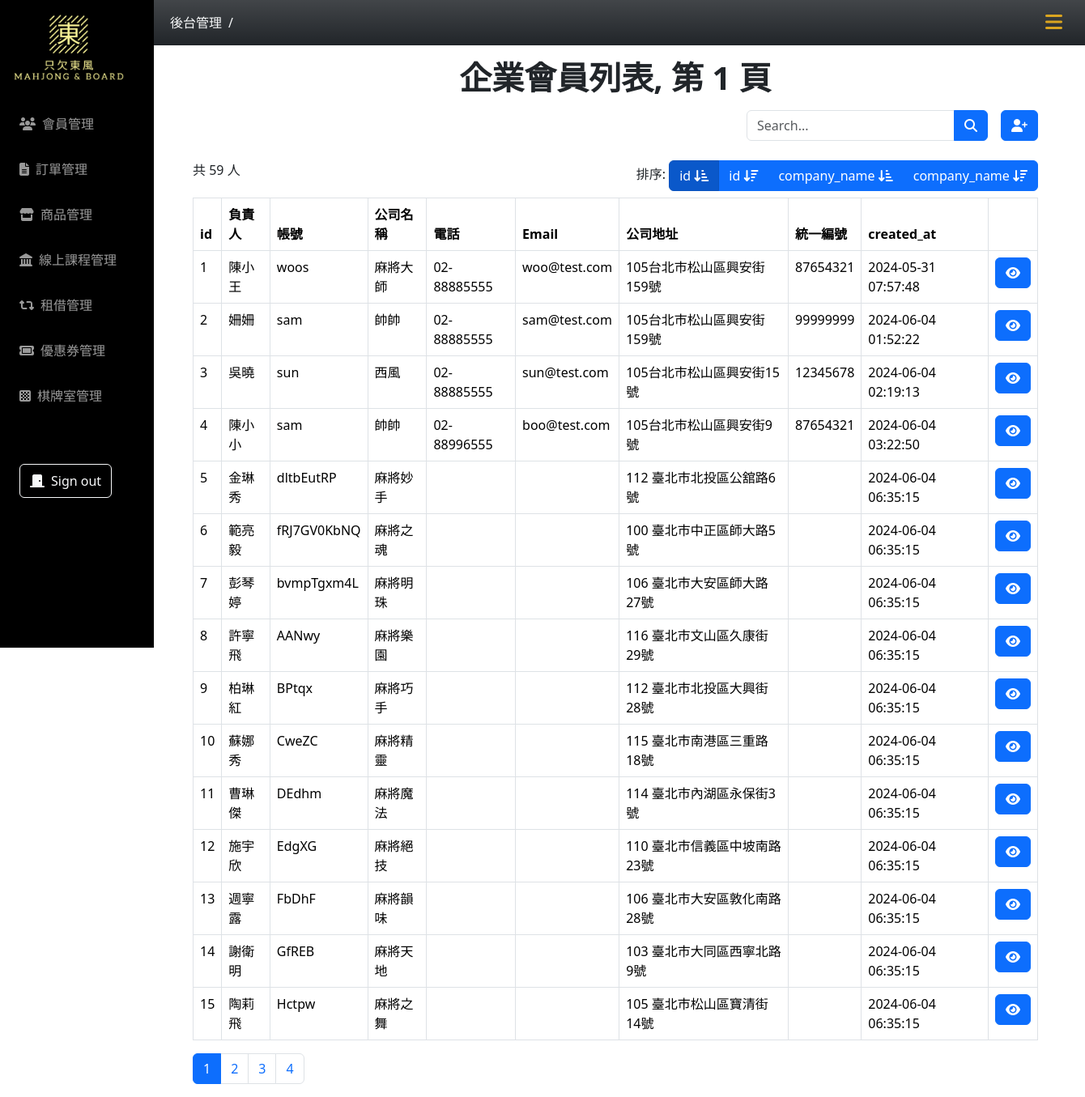
Page /owner-list/users.php?page=1&order=1 on the committed database.
### tables this page shows
CREATE TABLE `owner` (
  `id` int(11) NOT NULL,
  `member_type` text NOT NULL DEFAULT '企業會員',
  `account` varchar(50) NOT NULL,
  `password` varchar(255) NOT NULL DEFAULT '12345',
  `company_name` varchar(100) NOT NULL,
  `company_phone` varchar(20) NOT NULL,
  `fax_phone` varchar(20) DEFAULT NULL,
  `company_email` varchar(100) NOT NULL,
  `company_address` varchar(255) NOT NULL,
  `responsible_person` varchar(50) NOT NULL,
  `tax_ID_number` text NOT NULL,
  `created_at` timestamp NOT NULL DEFAULT current_timestamp(),
  `valid` text NOT NULL DEFAULT '1'
);

### owner-list/users.php (the view, shortened to what this page needs)
<?php
require_once("../db_connect_mahjong.php");
$sqlAll = "SELECT * FROM owner WHERE valid = 1";
$resultAll = $conn->query($sqlAll);
$allUserCount = $resultAll->num_rows;
if (isset($_GET["search"])) {
  $search = $_GET["search"];
  $sql = "SELECT * FROM owner WHERE (account LIKE '%$search%' OR company_name LIKE '%$search%' OR company_address LIKE '%$search%') AND valid = 1 ";
  $pageTitle = "$search 的搜尋結果";
} else if (isset($_GET["page"]) && isset($_GET["order"])) {
  $page = $_GET["page"];
  $perPage = 15;
  $firstItem = ($page - 1) * $perPage;
  $pageCount = ceil($allUserCount / $perPage);
  $order = $_GET["order"];
  switch ($order) {
    case 1:
      $orderClause = "ORDER BY id ASC";
      break;
  }
  $sql = "SELECT * FROM owner WHERE valid=1 $orderClause LIMIT $firstItem,$perPage";
  $pageTitle = "企業會員列表, 第 $page 頁";
} else {
  $sql = "SELECT id, company_name ,email, phone FROM owner WHERE valid = 1";
  $pageTitle = "使用者列表";
  header("location:users.php?page=1&order=1");
}
$result = $conn->query($sql);
$rows = $result->fetch_all(MYSQLI_ASSOC);
$userCount = $result->num_rows;
if (isset($_GET["page"])) {
  $userCount = $allUserCount;
}
?>
<!doctype html>
<html lang="en">
<head>
  <?php include("../css-mahjong.php") ?>
</head>
<body>
  <?php include("../nav.php") ?>
  <div class="container main-content px-5">
    <h1 class="text-center fw-semibold pt-3"><?= $pageTitle ?></h1>
    <div class="py-2 mb-3">
      <div class="d-flex justify-content-between">
        <div class="d-flex gap-3">
          <form action="">
            <div class="input-group  position-relative z-0">
              <input type="text" class="form-control" placeholder="Search..." name="search">
              <button class="btn btn-primary" type="submit">
                <i class="fa-solid fa-magnifying-glass"></i>
              </button>
            </div>
          </form>
          <a href="create-user.php" class="btn btn-primary">
            <i class="fa-solid fa-user-plus"></i>
          </a>
        </div>
      </div>
    </div>
    <div class="pb-2 d-flex justify-content-between">
      <div>
        <?= "共 $userCount 人" ?>
      </div>
      <?php if (isset($_GET["page"])) : ?>
        <div>
          排序: <div class="btn-group  position-relative z-0">
            <a href="?page=<?= $page ?>&order=1" class="btn btn-primary
            <?php if ($order == 1) echo "active" ?>">
              id <i class=" fa-solid fa-arrow-down-short-wide"></i>
            </a>
            <a href="?page=<?= $page ?>&order=2" class="btn btn-primary
            <?php if ($order == 2) echo "active" ?>">
              id <i class="fa-solid fa-arrow-down-wide-short"></i>
            </a>
            <a href="?page=<?= $page ?>&order=3" class="btn btn-primary
            <?php if ($order == 3) echo "active" ?>">
              company_name <i class="fa-solid fa-arrow-down-short-wide"></i>
            </a>
            <a href="?page=<?= $page ?>&order=4" class="btn btn-primary
            <?php if ($order == 4) echo "active" ?>">
              company_name <i class="fa-solid fa-arrow-down-wide-short"></i>
            </a>
          </div>
        </div>
      <?php endif; ?>
    </div>
    <?php if ($result->num_rows > 0) : ?>
      <table class="table table-bordered">
        <thead>
          <tr>
            <th>id</th>
            <th>負責人</th>
            <th>帳號</th>
            <th>公司名稱</th>
            <th>電話</th>
            <th>Email</th>
            <th>公司地址</th>
            <th>統一編號</th>
            <th>created_at</th>
            <th></th>
          </tr>
        </thead>
        <tbody>
          <?php foreach ($rows as $owner) : ?>
            <tr>
              <td><?= $owner["id"] ?></td>
              <td><?= $owner["responsible_person"] ?></td>
              <td><?= $owner["account"] ?></td>
              <td><?= $owner["company_name"] ?></td>
              <td><?= $owner["company_phone"] ?></td>
              <td><?= $owner["company_email"] ?></td>
              <td><?= $owner["company_address"] ?></td>
              <td><?= $owner["tax_ID_number"] ?></td>
              <td><?= $owner["created_at"] ?></td>
              <td>
                <a href="user.php?id=<?= $owner["id"] ?>" class="btn btn-primary">
                  <i class="fa-solid fa-eye"></i>
                </a>
              </td>
            </tr>
          <?php endforeach; ?>
        </tbody>
      </table>
      <?php if (isset($_GET["page"])) : ?>
        <nav aria-label="Page navigation example">
          <ul class="pagination">
            <?php for ($i = 1; $i <= $pageCount; $i++) : ?>
              <li class="page-item <?php if ($i == $page) echo "active" ?> ">
                <a class=" page-link" href="?page=<?= $i ?>&order=<?= $order ?>"><?= $i ?></a>
              </li>
            <?php endfor; ?>
          </ul>
        </nav>
      <?php endif; ?>
    <?php else : ?>
      <?php echo "沒有使用者"; ?>
    <?php endif; ?>
  </div>
</body>
</html>

### css-mahjong.php (style rules this page uses)
:root { --aside-width: 190px; --header-nav-height: 56px; }
.main-content { margin: 0 0 0 var(--aside-width); padding-top: var(--header-nav-height); }

### rows in the picture
owner: id "1", responsible_person "陳小王", account "woos", company_name "麻將大師", company_phone "02-88885555", company_email "woo@test.com", company_address "105台北市松山區興安街159號", tax_ID_number "87654321", created_at "2024-05-31 07:57:48"
owner: id "2", responsible_person "姍姍", account "sam", company_name "帥帥", company_phone "02-88885555", company_email "sam@test.com", company_address "105台北市松山區興安街159號", tax_ID_number "99999999", created_at "2024-06-04 01:52:22"
owner: id "3", responsible_person "吳曉", account "sun", company_name "西風", company_phone "02-88885555", company_email "sun@test.com", company_address "105台北市松山區興安街15號", tax_ID_number "12345678", created_at "2024-06-04 02:19:13"
owner: id "4", responsible_person "陳小小", account "sam", company_name "帥帥", company_phone "02-88996555", company_email "boo@test.com", company_address "105台北市松山區興安街9號", tax_ID_number "87654321", created_at "2024-06-04 03:22:50"
owner: id "5", responsible_person "金琳秀", account "dltbEutRP", company_name "麻將妙手", company_address "112 臺北市北投區公舘路6號", created_at "2024-06-04 06:35:15"
owner: id "6", responsible_person "範亮毅", account "fRJ7GV0KbNQ", company_name "麻將之魂", company_address "100 臺北市中正區師大路5號", created_at "2024-06-04 06:35:15"
owner: id "7", responsible_person "彭琴婷", account "bvmpTgxm4L", company_name "麻將明珠", company_address "106 臺北市大安區師大路27號", created_at "2024-06-04 06:35:15"
owner: id "8", responsible_person "許寧飛", account "AANwy", company_name "麻將樂園", company_address "116 臺北市文山區久康街29號", created_at "2024-06-04 06:35:15"
owner: id "9", responsible_person "柏琳紅", account "BPtqx", company_name "麻將巧手", company_address "112 臺北市北投區大興街28號", created_at "2024-06-04 06:35:15"
owner: id "10", responsible_person "蘇娜秀", account "CweZC", company_name "麻將精靈", company_address "115 臺北市南港區三重路18號", created_at "2024-06-04 06:35:15"
owner: id "11", responsible_person "曹琳傑", account "DEdhm", company_name "麻將魔法", company_address "114 臺北市內湖區永保街3號", created_at "2024-06-04 06:35:15"
owner: id "12", responsible_person "施宇欣", account "EdgXG", company_name "麻將絕技", company_address "110 臺北市信義區中坡南路23號", created_at "2024-06-04 06:35:15"
owner: id "13", responsible_person "週寧露", account "FbDhF", company_name "麻將韻味", company_address "106 臺北市大安區敦化南路28號", created_at "2024-06-04 06:35:15"
owner: id "14", responsible_person "謝衛明", account "GfREB", company_name "麻將天地", company_address "103 臺北市大同區西寧北路9號", created_at "2024-06-04 06:35:15"
owner: id "15", responsible_person "陶莉飛", account "Hctpw", company_name "麻將之舞", company_address "105 臺北市松山區寶清街14號", created_at "2024-06-04 06:35:15"

### other values in the picture
$pageTitle "企業會員列表, 第 1 頁"
$userCount "59"
